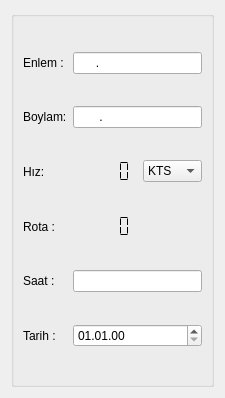
<ui version="4.0" >
 <class>IGpsViewWidget</class>
 <widget class="QWidget" name="IGpsViewWidget" >
  <property name="geometry" >
   <rect>
    <x>0</x>
    <y>0</y>
    <width>225</width>
    <height>398</height>
   </rect>
  </property>
  <property name="windowTitle" >
   <string>Gps</string>
  </property>
  <layout class="QGridLayout" >
   <item row="0" column="0" >
    <widget class="QGroupBox" name="groupBox_4" >
     <property name="title" >
      <string/>
     </property>
     <layout class="QGridLayout" >
      <item row="0" column="0" >
       <widget class="QLabel" name="label" >
        <property name="text" >
         <string>Enlem :</string>
        </property>
       </widget>
      </item>
      <item row="0" column="1" colspan="2" >
       <widget class="QLineEdit" name="LeEnlem" >
        <property name="inputMask" >
         <string>A99 99.999; </string>
        </property>
       </widget>
      </item>
      <item row="1" column="0" >
       <widget class="QLabel" name="label_2" >
        <property name="text" >
         <string>Boylam:</string>
        </property>
       </widget>
      </item>
      <item row="1" column="1" colspan="2" >
       <widget class="QLineEdit" name="LeBoylam" >
        <property name="inputMask" >
         <string>A999 99.999; </string>
        </property>
       </widget>
      </item>
      <item row="2" column="0" >
       <widget class="QLabel" name="label_3" >
        <property name="text" >
         <string>Hız:</string>
        </property>
       </widget>
      </item>
      <item row="2" column="1" >
       <widget class="QLCDNumber" name="LcdHiz" >
        <property name="frameShape" >
         <enum>QFrame::NoFrame</enum>
        </property>
        <property name="segmentStyle" >
         <enum>QLCDNumber::Flat</enum>
        </property>
       </widget>
      </item>
      <item row="2" column="2" >
       <widget class="QComboBox" name="CbHizBirimi" >
        <property name="font" >
         <font>
          <pointsize>9</pointsize>
         </font>
        </property>
        <property name="insertPolicy" >
         <enum>QComboBox::NoInsert</enum>
        </property>
        <property name="sizeAdjustPolicy" >
         <enum>QComboBox::AdjustToContents</enum>
        </property>
        <property name="frame" >
         <bool>true</bool>
        </property>
        <item>
         <property name="text" >
          <string>KTS</string>
         </property>
        </item>
        <item>
         <property name="text" >
          <string>M/SN</string>
         </property>
        </item>
       </widget>
      </item>
      <item row="3" column="0" >
       <widget class="QLabel" name="label_4" >
        <property name="text" >
         <string>Rota :</string>
        </property>
       </widget>
      </item>
      <item row="3" column="1" >
       <widget class="QLCDNumber" name="LcdRota" >
        <property name="maximumSize" >
         <size>
          <width>16777215</width>
          <height>23</height>
         </size>
        </property>
        <property name="layoutDirection" >
         <enum>Qt::LeftToRight</enum>
        </property>
        <property name="frameShape" >
         <enum>QFrame::NoFrame</enum>
        </property>
        <property name="frameShadow" >
         <enum>QFrame::Raised</enum>
        </property>
        <property name="smallDecimalPoint" >
         <bool>false</bool>
        </property>
        <property name="mode" >
         <enum>QLCDNumber::Dec</enum>
        </property>
        <property name="segmentStyle" >
         <enum>QLCDNumber::Flat</enum>
        </property>
        <property name="value" stdset="0" >
         <double>0.000000000000000</double>
        </property>
       </widget>
      </item>
      <item row="4" column="0" >
       <widget class="QLabel" name="label_5" >
        <property name="text" >
         <string>Saat :</string>
        </property>
       </widget>
      </item>
      <item row="4" column="1" colspan="2" >
       <widget class="QLineEdit" name="LeZaman" >
        <property name="toolTip" >
         <string>Buraya simule yazarsanız gemi bilgilerini elle girebilirsiniz.</string>
        </property>
       </widget>
      </item>
      <item row="5" column="0" >
       <widget class="QLabel" name="label_14" >
        <property name="text" >
         <string>Tarih :</string>
        </property>
       </widget>
      </item>
      <item row="5" column="1" colspan="2" >
       <widget class="QDateEdit" name="DeGpsTarih" >
        <property name="displayFormat" >
         <string>dd.MM.yy</string>
        </property>
       </widget>
      </item>
     </layout>
    </widget>
   </item>
  </layout>
 </widget>
 <resources/>
 <connections/>
</ui>
